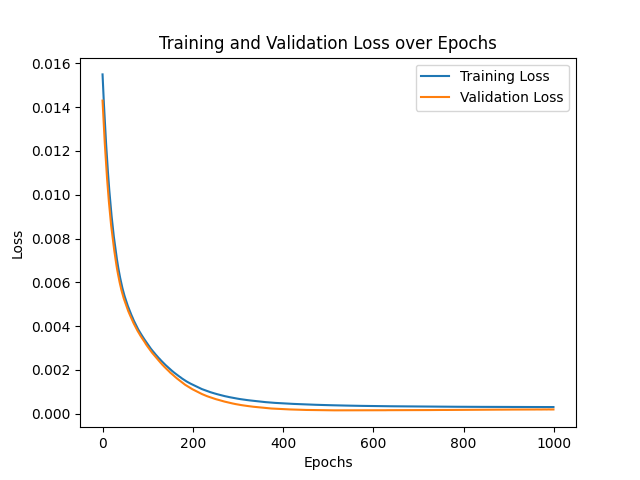

The Python source for this figure:
import pandas as pd
import numpy as np
from sklearn.model_selection import train_test_split
from sklearn.preprocessing import MinMaxScaler
import tensorflow as tf
import matplotlib.pyplot as plt
from joblib import dump, load

# Load data from CSV file
df = pd.read_csv('strava.csv')

# Prepare the data
X_continuous = df[['distance_km', 'total_elevation_gain_meters']].values
X_binary = df[['is_race']].values
y = df['elapsed_time_minutes'].values.reshape(-1, 1)

# Split the data into training and test sets
X_cont_train, X_cont_test, X_bin_train, X_bin_test, y_train, y_test = train_test_split(
    X_continuous, X_binary, y, test_size=0.2, random_state=42)

# Standardize the continuous features
scaler_X_cont = MinMaxScaler()
X_cont_train_scaled = scaler_X_cont.fit_transform(X_cont_train)
X_cont_test_scaled = scaler_X_cont.transform(X_cont_test)

scaler_y = MinMaxScaler()
y_train_scaled = scaler_y.fit_transform(y_train)
y_test_scaled = scaler_y.transform(y_test)

# Save the scalers
dump(scaler_X_cont, 'scaler_X_cont.joblib')
dump(scaler_y, 'scaler_y.joblib')

# Combine the scaled continuous features with the binary feature
X_train_scaled = np.hstack((X_cont_train_scaled, X_bin_train))
X_test_scaled = np.hstack((X_cont_test_scaled, X_bin_test))

# Convert to DataFrame and save the train/test split data to CSV
X_train_df = pd.DataFrame(X_train_scaled, columns=['distance_km', 'total_elevation_gain_meters', 'is_race'])
X_test_df = pd.DataFrame(X_test_scaled, columns=['distance_km', 'total_elevation_gain_meters', 'is_race'])
y_train_df = pd.DataFrame(y_train_scaled, columns=['elapsed_time_minutes'])
y_test_df = pd.DataFrame(y_test_scaled, columns=['elapsed_time_minutes'])

X_train_df.to_csv('X_train.csv', index=False)
X_test_df.to_csv('X_test.csv', index=False)
y_train_df.to_csv('y_train.csv', index=False)
y_test_df.to_csv('y_test.csv', index=False)

# Build a simple neural network with TensorFlow
model = tf.keras.models.Sequential([
    tf.keras.layers.InputLayer(input_shape=(3,)),
    tf.keras.layers.Dense(64, activation='relu'),
    tf.keras.layers.Dense(32, activation='relu'),
    tf.keras.layers.Dense(1)
])

# Compile the model with a lower learning rate
model.compile(optimizer=tf.keras.optimizers.Adam(learning_rate=0.00001), loss='mse')

# Train the model
history = model.fit(X_train_scaled, y_train_scaled, epochs=1000, validation_split=0.2, verbose=1)

# Save the model
model.save('strava_model.h5')

# Evaluate the model on the test set
test_loss = model.evaluate(X_test_scaled, y_test_scaled)
print(f'Test Loss: {test_loss}')

# Calculate custom loss (MSE) on the test set
y_pred = model.predict(X_test_scaled).flatten()
custom_mse_loss = np.mean((y_pred - y_test_scaled.flatten()) ** 2)
print(f'Test MSE Loss: {custom_mse_loss}')

# Plot the loss over epochs
plt.plot(history.history['loss'], label='Training Loss')
plt.plot(history.history['val_loss'], label='Validation Loss')
plt.xlabel('Epochs')
plt.ylabel('Loss')
plt.legend()
plt.title('Training and Validation Loss over Epochs')
plt.show()
